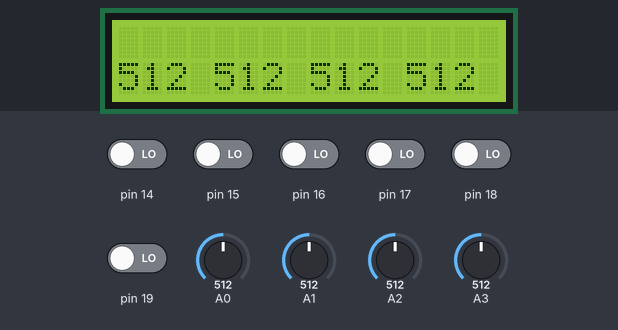
Simulated run of this sketch. Board: Arduino Uno, built with avr-gcc and run on an emulated ATmega328P. Parts: 16×2 character LCD. The test bench sets the inputs (shaded band); at power-on: pin 14–19 LOW, A0 = 512, A1 = 512, A2 = 512, A3 = 512.

Above: at 1.2 s.
1.3 s: A0 set to 716
At 3.2 s:
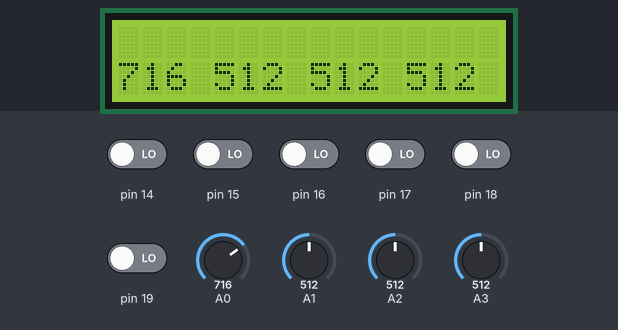
3.6 s: A1 set to 716
At 5.4 s:
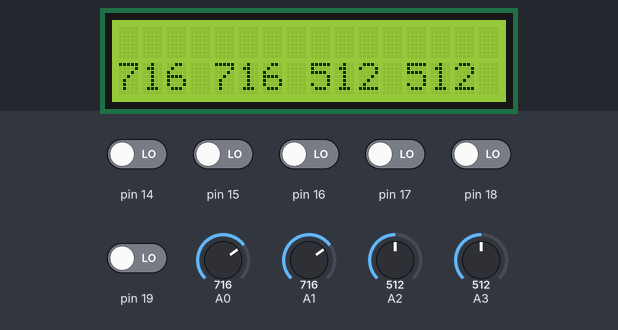
5.7 s: A2 set to 716
At 6.7 s:
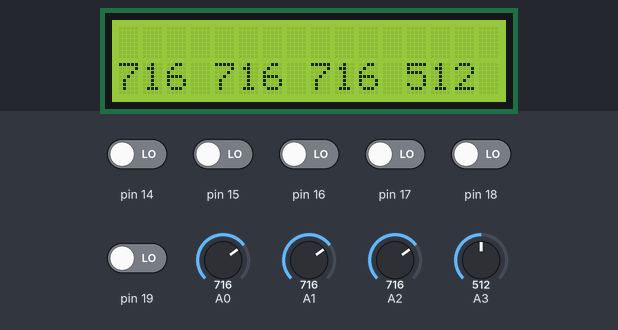
7.8 s: A3 set to 716
At 9.1 s:
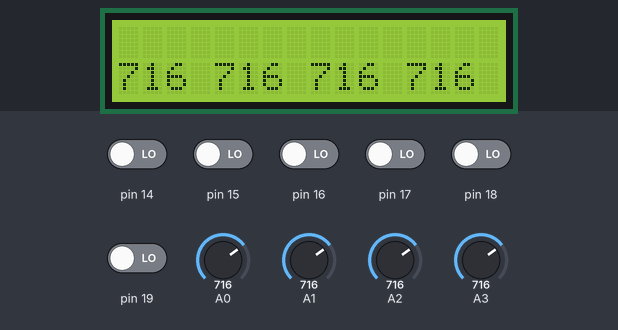
9.9 s: pin 14 driven HIGH
At 11.1 s:
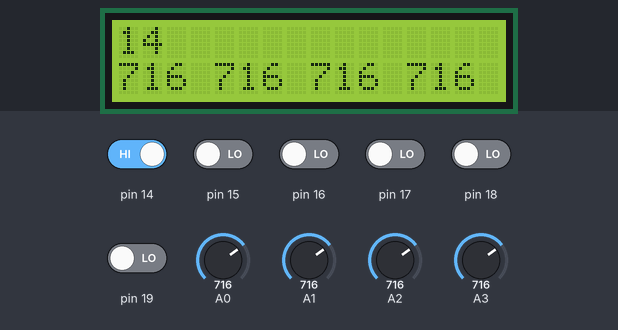
12.0 s: pin 15 driven HIGH
At 13.7 s:
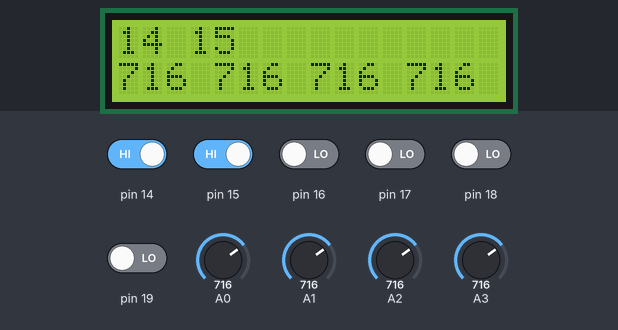
Timing chart, 0 to 15.1 s (numbered marks = the images above; inputs shaded):
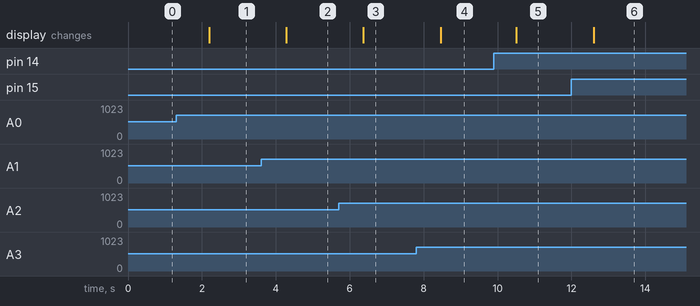

The sketch:

buttontest.ino
```cpp
#include <Wire.h>
#include <Adafruit_RGBLCDShield.h>
Adafruit_RGBLCDShield lcd;


void setup() {
  lcd.begin(16, 2); // This contains Wire.begin()
  for (int i = 14; i != 28; ++i) {
    pinMode(i,INPUT);
  }
}

void loop() {
  String s("");
  for (int i = 14; i != 28; ++i) {
    if (digitalRead(i) == HIGH) {
      s += String(i) + " ";
    }
  }
  lcd.setCursor(0, 0);
  lcd.print(s + "                        ");
  lcd.setCursor(0, 1);
  lcd.print(String(analogRead(8)) + " " + String(analogRead(9)) + " " + String(analogRead(10)) + " " + String(analogRead(11)) + "      ");
  delay(1000);
}
```

Measured:
- after the input at 1.3 s, the display: changes after 0.89 s (image 1)
- after the input at 3.6 s, the display: changes after 0.68 s (image 2)
- after the input at 5.7 s, the display: changes after 0.67 s (image 3)
- after the input at 7.8 s, the display: changes after 0.66 s (image 4)
- after the input at 9.9 s, the display: changes after 0.60 s (image 5)
- after the input at 12.0 s, the display: changes after 0.60 s (image 6)
